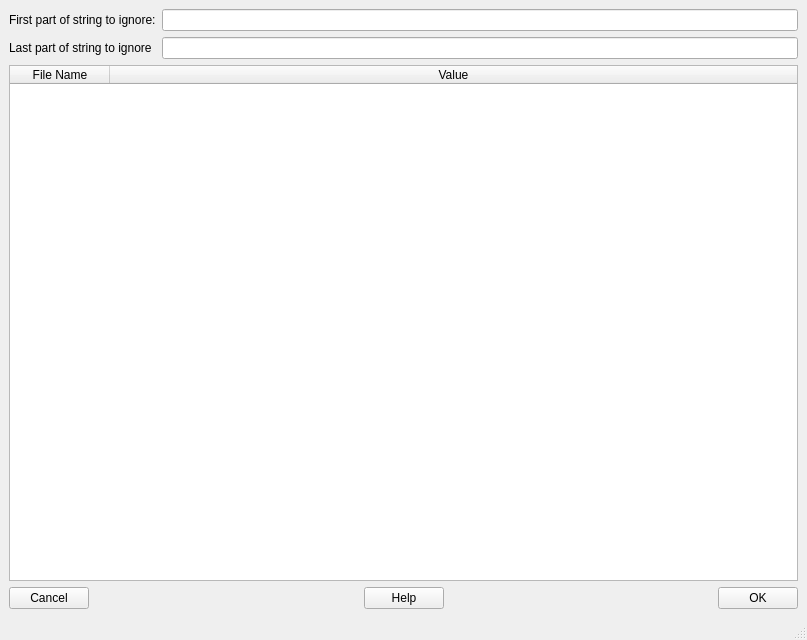
<?xml version="1.0" encoding="UTF-8"?>
<ui version="4.0">
 <class>MainWindow</class>
 <widget class="QMainWindow" name="MainWindow">
  <property name="geometry">
   <rect>
    <x>0</x>
    <y>0</y>
    <width>807</width>
    <height>640</height>
   </rect>
  </property>
  <property name="windowTitle">
   <string>MainWindow</string>
  </property>
  <widget class="QWidget" name="centralwidget">
   <layout class="QVBoxLayout" name="verticalLayout">
    <item>
     <layout class="QGridLayout" name="gridLayout">
      <item row="0" column="0">
       <widget class="QLabel" name="label">
        <property name="text">
         <string>First part of string to ignore:</string>
        </property>
       </widget>
      </item>
      <item row="0" column="1">
       <widget class="QLineEdit" name="first_part_lineEdit"/>
      </item>
      <item row="1" column="0">
       <widget class="QLabel" name="label_2">
        <property name="text">
         <string>Last part of string to ignore</string>
        </property>
       </widget>
      </item>
      <item row="1" column="1">
       <widget class="QLineEdit" name="second_part_lineEdit"/>
      </item>
     </layout>
    </item>
    <item>
     <widget class="QTableWidget" name="tableWidget">
      <property name="contextMenuPolicy">
       <enum>Qt::CustomContextMenu</enum>
      </property>
      <property name="alternatingRowColors">
       <bool>true</bool>
      </property>
      <attribute name="horizontalHeaderStretchLastSection">
       <bool>true</bool>
      </attribute>
      <column>
       <property name="text">
        <string>File Name</string>
       </property>
      </column>
      <column>
       <property name="text">
        <string>Value</string>
       </property>
      </column>
     </widget>
    </item>
    <item>
     <layout class="QHBoxLayout" name="horizontalLayout">
      <item>
       <widget class="QPushButton" name="pushButton_2">
        <property name="text">
         <string>Cancel</string>
        </property>
       </widget>
      </item>
      <item>
       <spacer name="horizontalSpacer">
        <property name="orientation">
         <enum>Qt::Horizontal</enum>
        </property>
        <property name="sizeHint" stdset="0">
         <size>
          <width>40</width>
          <height>20</height>
         </size>
        </property>
       </spacer>
      </item>
      <item>
       <widget class="QPushButton" name="pushButton_3">
        <property name="text">
         <string>Help</string>
        </property>
       </widget>
      </item>
      <item>
       <spacer name="horizontalSpacer_2">
        <property name="orientation">
         <enum>Qt::Horizontal</enum>
        </property>
        <property name="sizeHint" stdset="0">
         <size>
          <width>40</width>
          <height>20</height>
         </size>
        </property>
       </spacer>
      </item>
      <item>
       <widget class="QPushButton" name="pushButton">
        <property name="text">
         <string>OK</string>
        </property>
       </widget>
      </item>
     </layout>
    </item>
   </layout>
  </widget>
  <widget class="QMenuBar" name="menubar">
   <property name="geometry">
    <rect>
     <x>0</x>
     <y>0</y>
     <width>807</width>
     <height>22</height>
    </rect>
   </property>
  </widget>
  <widget class="QStatusBar" name="statusbar"/>
 </widget>
 <resources/>
 <connections>
  <connection>
   <sender>first_part_lineEdit</sender>
   <signal>textChanged(QString)</signal>
   <receiver>MainWindow</receiver>
   <slot>string_format_changed()</slot>
   <hints>
    <hint type="sourcelabel">
     <x>238</x>
     <y>43</y>
    </hint>
    <hint type="destinationlabel">
     <x>343</x>
     <y>89</y>
    </hint>
   </hints>
  </connection>
  <connection>
   <sender>second_part_lineEdit</sender>
   <signal>textChanged(QString)</signal>
   <receiver>MainWindow</receiver>
   <slot>string_format_changed()</slot>
   <hints>
    <hint type="sourcelabel">
     <x>272</x>
     <y>77</y>
    </hint>
    <hint type="destinationlabel">
     <x>311</x>
     <y>597</y>
    </hint>
   </hints>
  </connection>
  <connection>
   <sender>pushButton_3</sender>
   <signal>clicked()</signal>
   <receiver>MainWindow</receiver>
   <slot>launch_help()</slot>
   <hints>
    <hint type="sourcelabel">
     <x>411</x>
     <y>583</y>
    </hint>
    <hint type="destinationlabel">
     <x>529</x>
     <y>595</y>
    </hint>
   </hints>
  </connection>
  <connection>
   <sender>pushButton_2</sender>
   <signal>clicked()</signal>
   <receiver>MainWindow</receiver>
   <slot>cancel()</slot>
   <hints>
    <hint type="sourcelabel">
     <x>59</x>
     <y>592</y>
    </hint>
    <hint type="destinationlabel">
     <x>142</x>
     <y>597</y>
    </hint>
   </hints>
  </connection>
  <connection>
   <sender>pushButton</sender>
   <signal>clicked()</signal>
   <receiver>MainWindow</receiver>
   <slot>ok()</slot>
   <hints>
    <hint type="sourcelabel">
     <x>741</x>
     <y>594</y>
    </hint>
    <hint type="destinationlabel">
     <x>674</x>
     <y>596</y>
    </hint>
   </hints>
  </connection>
 </connections>
 <slots>
  <slot>string_format_changed()</slot>
  <slot>launch_help()</slot>
  <slot>cancel()</slot>
  <slot>ok()</slot>
 </slots>
</ui>
